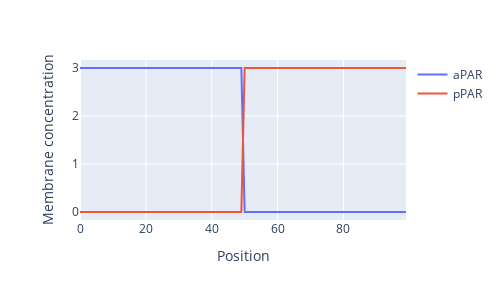

Write notebook code for a chart like this one.
### Code cell
df = pd.DataFrame({'Position': np.arange(len(X0[0])), 'aPAR': X0[0], 'pPAR': X0[1]})
fig = px.line(data_frame=df, x="Position", y=['aPAR', 'pPAR'], width=500, height=300, labels={"value": "Membrane concentration"})
fig.update_layout(legend_title="")
fig.show()

### Figure 1 — Plotly figure (JSON) as saved in the notebook; plotly's stock layout.template omitted (floating-point values rounded to 4 significant figures)
{"data": [{"hovertemplate": "variable=aPAR<br>Position=%{x}<br>Membrane concentration=%{y}<extra></extra>", "legendgroup": "aPAR", "line": {"color": "#636efa", "dash": "solid"}, "marker": {"symbol": "circle"}, "mode": "lines", "name": "aPAR", "orientation": "v", "showlegend": true, "type": "scatter", "x": [0, 1, 2, 3, 4, 5, 6, 7, 8, 9, 10, 11, 12, 13, 14, 15, 16, 17, 18, 19, 20, 21, 22, 23, 24, 25, 26, 27, 28, 29, 30, 31, 32, 33, 34, 35, 36, 37, 38, 39, 40, 41, 42, 43, 44, 45, 46, 47, 48, 49, 50, 51, 52, 53, 54, 55, 56, 57, 58, 59, 60, 61, 62, 63, 64, 65, 66, 67, 68, 69, 70, 71, 72, 73, 74, 75, 76, 77, 78, 79, 80, 81, 82, 83, 84, 85, 86, 87, 88, 89, 90, 91, 92, 93, 94, 95, 96, 97, 98, 99], "xaxis": "x", "y": [3, 3, 3, 3, 3, 3, 3, 3, 3, 3, 3, 3, 3, 3, 3, 3, 3, 3, 3, 3, 3, 3, 3, 3, 3, 3, 3, 3, 3, 3, 3, 3, 3, 3, 3, 3, 3, 3, 3, 3, 3, 3, 3, 3, 3, 3, 3, 3, 3, 3, 0, 0, 0, 0, 0, 0, 0, 0, 0, 0, 0, 0, 0, 0, 0, 0, 0, 0, 0, 0, 0, 0, 0, 0, 0, 0, 0, 0, 0, 0, 0, 0, 0, 0, 0, 0, 0, 0, 0, 0, 0, 0, 0, 0, 0, 0, 0, 0, 0, 0], "yaxis": "y"}, {"hovertemplate": "variable=pPAR<br>Position=%{x}<br>Membrane concentration=%{y}<extra></extra>", "legendgroup": "pPAR", "line": {"color": "#EF553B", "dash": "solid"}, "marker": {"symbol": "circle"}, "mode": "lines", "name": "pPAR", "orientation": "v", "showlegend": true, "type": "scatter", "x": [0, 1, 2, 3, 4, 5, 6, 7, 8, 9, 10, 11, 12, 13, 14, 15, 16, 17, 18, 19, 20, 21, 22, 23, 24, 25, 26, 27, 28, 29, 30, 31, 32, 33, 34, 35, 36, 37, 38, 39, 40, 41, 42, 43, 44, 45, 46, 47, 48, 49, 50, 51, 52, 53, 54, 55, 56, 57, 58, 59, 60, 61, 62, 63, 64, 65, 66, 67, 68, 69, 70, 71, 72, 73, 74, 75, 76, 77, 78, 79, 80, 81, 82, 83, 84, 85, 86, 87, 88, 89, 90, 91, 92, 93, 94, 95, 96, 97, 98, 99], "xaxis": "x", "y": [0, 0, 0, 0, 0, 0, 0, 0, 0, 0, 0, 0, 0, 0, 0, 0, 0, 0, 0, 0, 0, 0, 0, 0, 0, 0, 0, 0, 0, 0, 0, 0, 0, 0, 0, 0, 0, 0, 0, 0, 0, 0, 0, 0, 0, 0, 0, 0, 0, 0, 3, 3, 3, 3, 3, 3, 3, 3, 3, 3, 3, 3, 3, 3, 3, 3, 3, 3, 3, 3, 3, 3, 3, 3, 3, 3, 3, 3, 3, 3, 3, 3, 3, 3, 3, 3, 3, 3, 3, 3, 3, 3, 3, 3, 3, 3, 3, 3, 3, 3], "yaxis": "y"}], "layout": {"height": 300, "legend": {"title": {"text": ""}, "tracegroupgap": 0}, "margin": {"t": 60}, "width": 500, "xaxis": {"anchor": "y", "domain": [0, 1], "title": {"text": "Position"}}, "yaxis": {"anchor": "x", "domain": [0, 1], "title": {"text": "Membrane concentration"}}}}
